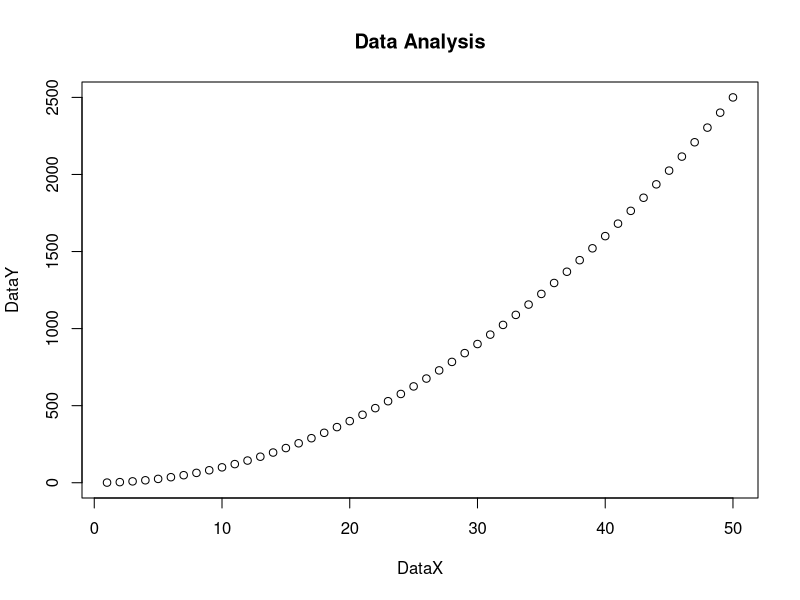

Here is the R script that generated this plot:
## ---- chunk 1
knitr::opts_chunk$set(echo = TRUE)
## ---- chunk 2

result <- 2 + 3
result



## ---- chunk 3


transactions <- data.frame(
 ICICI = c("Chennai", "Bangalore", "Hyderabad"),
 HDFC = c("Delhi", "Bangalore", "Mumbai"),
 SBI = c("Bangalore", "Chennai", "Kolkata")
)
transactions

## ---- chunk 4

plot(1:50, (1:50)^2, main = "Data Analysis", xlab = "DataX", ylab = "DataY")


## ---- chunk 5

sessionInfo()


